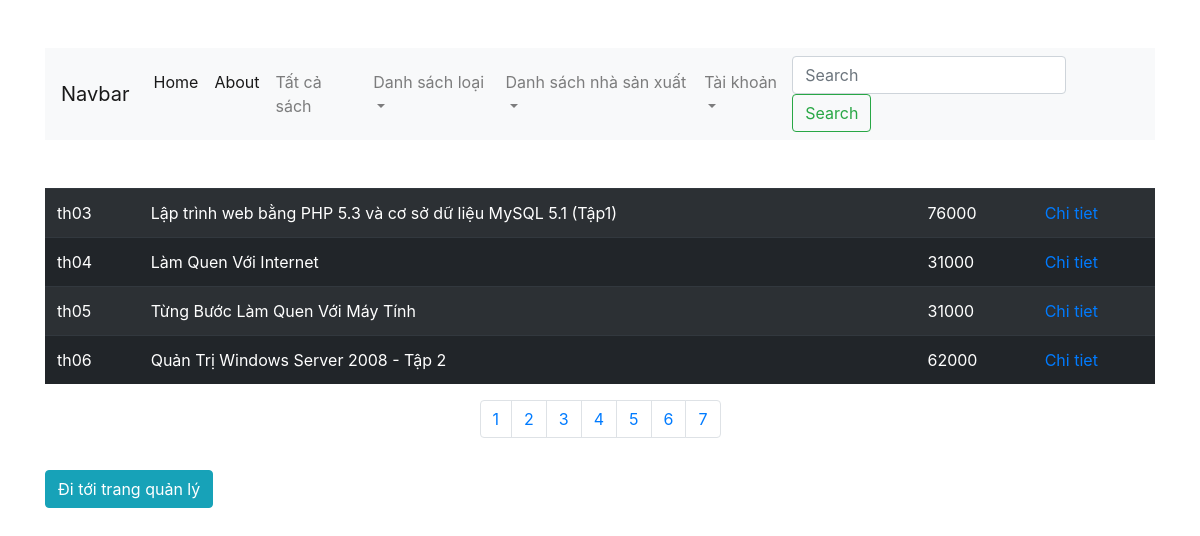
The app's page /index.php?pageNum=3 with its own data.
### tables this page shows
CREATE TABLE `book` (
  `book_id` varchar(15) NOT NULL,
  `book_name` varchar(250) NOT NULL,
  `description` text NOT NULL,
  `price` int(10) NOT NULL,
  `img` varchar(50) NOT NULL,
  `pub_id` varchar(5) NOT NULL,
  `cat_id` varchar(5) NOT NULL
);

### models/Db.php (called while the page is built, shortened)
<?php
class Db{
    protected static $pdo;
    function __construct()
    {
        self::$pdo = new PDO('mysql:host='. HOST .';dbname='. DB, USER , PW);
        self::$pdo->query('set names utf8');
    }
    protected function selectQuery($sql, $arr=[])
    {
        $stm = self::$pdo->prepare($sql);
        $stm->execute($arr);
        $data = $stm->fetchAll(PDO::FETCH_ASSOC);
        return $data;
    }
}

### models/Sach.php (called while the page is built, shortened)
<?php
class Sach extends Db
{
    function panigation()
    {
        $pageSize = 4;
        $pageNum = 1;
        if (isset($_GET['pageNum'])  == true) $pageNum = $_GET['pageNum'];
        $startRow = ($pageNum - 1) * $pageSize;
        return  $this->selectQuery("select * from book order by book_id limit $startRow," . $pageSize . "");
    }
}

### views/sach/index.php (the view)
<table class='table table-striped table-dark'>
    <?php
    foreach ($data as $r) {
    ?>
        <tr>
            <td><?php echo $r['book_id']; ?></td>
            <td><?php echo $r['book_name']; ?></td>
            <td><?php echo $r['price']; ?></td>
            <td>
                <a href="./index.php?controller=sach&action=detail&id=<?php echo $r['book_id'] ?>">
                    Chi tiet
                </a>
            </td>
        </tr>
    <?php
    }
    ?>
</table>

### records on screen
book: book_id "th03", book_name "Lập trình web bằng PHP 5.3 và cơ sở dữ liệu MySQL 5.1 (Tập1)", price "76000"
book: book_id "th04", book_name "Làm Quen Với Internet", price "31000"
book: book_id "th05", book_name "Từng Bước Làm Quen Với Máy Tính", price "31000"
book: book_id "th06", book_name "Quản Trị Windows Server 2008 - Tập 2", price "62000"
